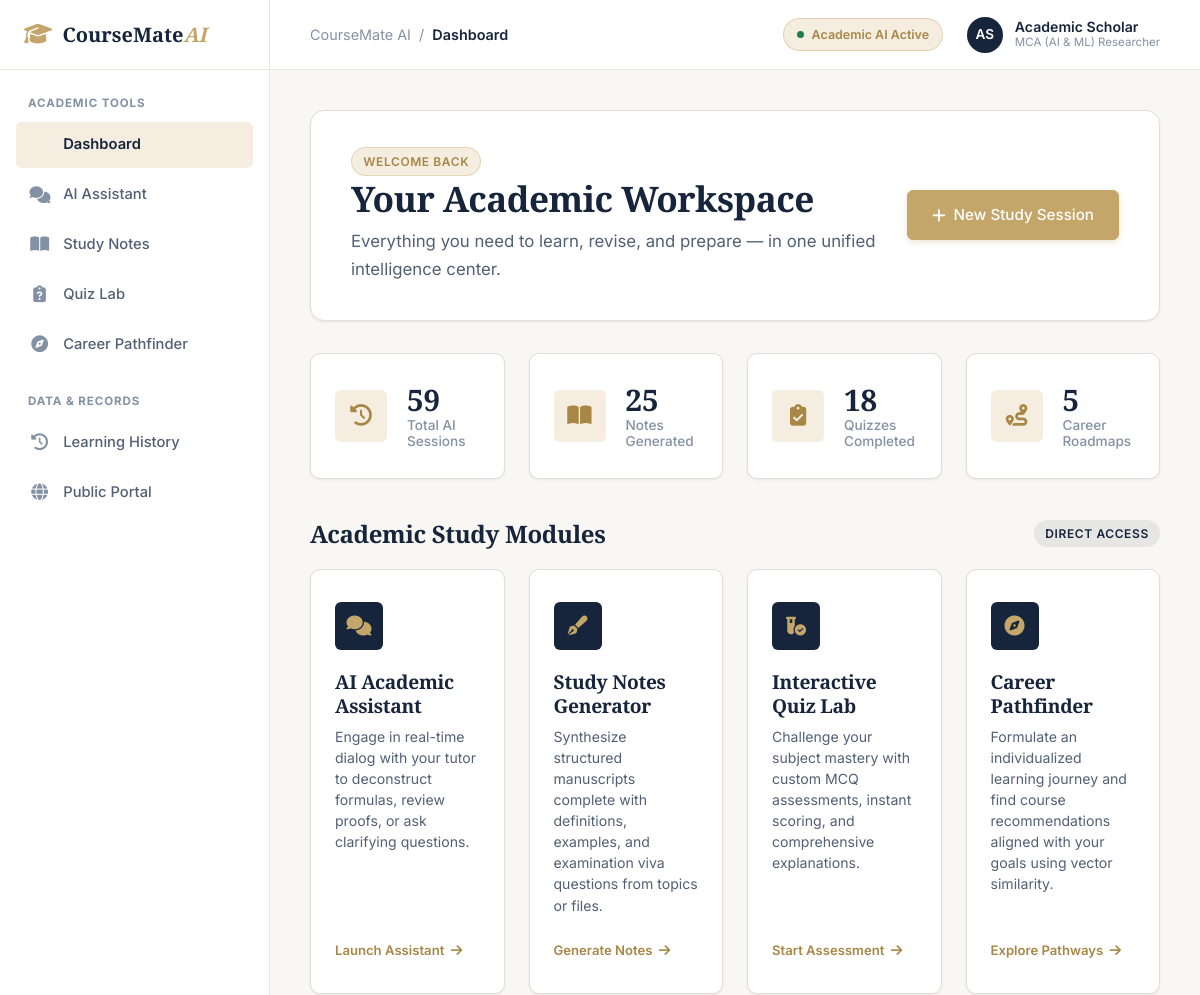
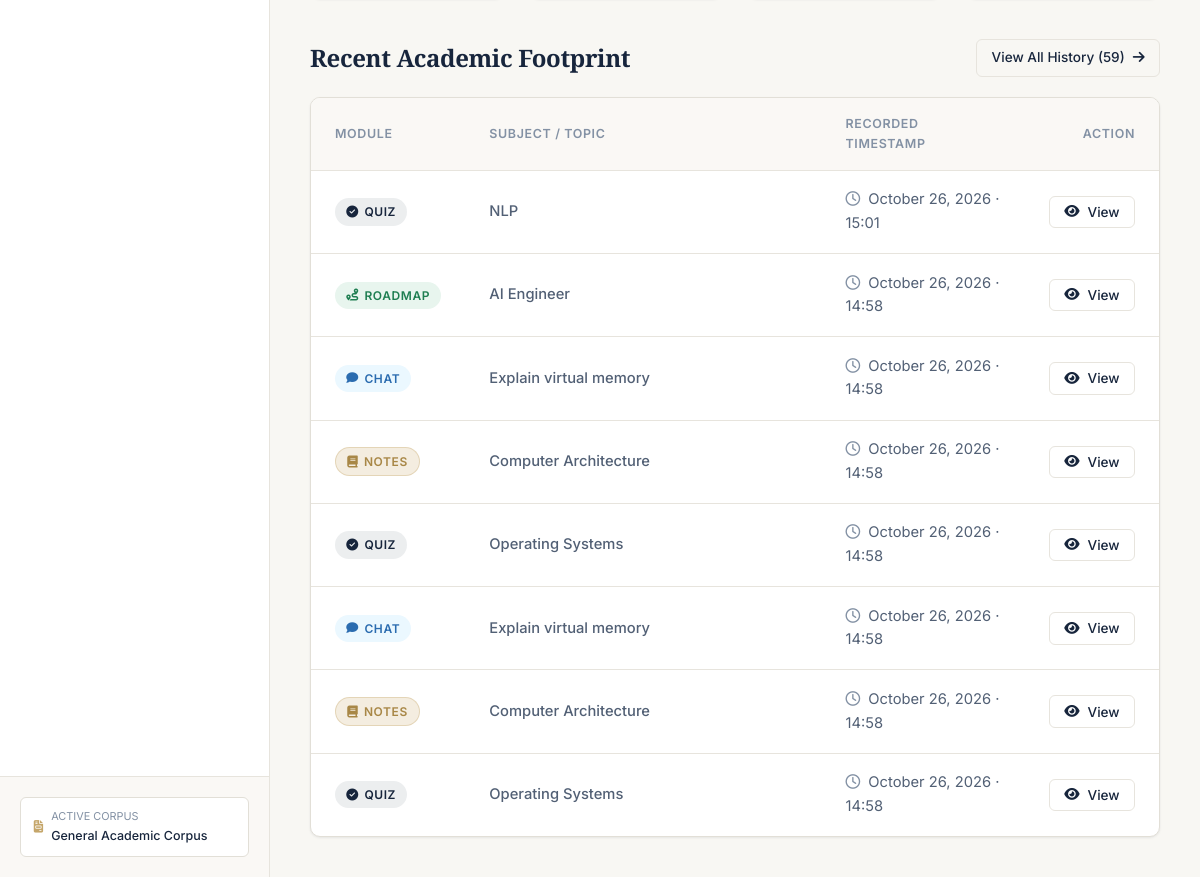
/dashboard, run on the app's committed database (2 pictures, top to bottom).
### app.py (models this page shows, shortened)
class History(db.Model):
    __tablename__ = 'history'
    id = db.Column(db.Integer, primary_key=True)
    type = db.Column(db.String(20), nullable=False)  # 'chat', 'notes', 'quiz', 'recommendation'
    topic = db.Column(db.String(250))
    content = db.Column(db.Text, nullable=False)    # Raw text or JSON structured string
    timestamp = db.Column(db.DateTime, default=datetime.utcnow)

### app.py (the view)
@app.route('/dashboard')
def dashboard():
    history_items = History.query.order_by(History.timestamp.desc()).all()
    user = {
        "username": "Academic Scholar",
        "role": "MCA (AI & ML) Researcher",
        "history": history_items
    }
    total_sessions = len(history_items)
    quiz_count = len([h for h in history_items if h.type == 'quiz'])
    notes_count = len([h for h in history_items if h.type == 'notes'])
    chat_count = len([h for h in history_items if h.type == 'chat'])
    rec_count = len([h for h in history_items if h.type == 'recommendation'])
    stats = {
        "total": total_sessions,
        "quizzes": quiz_count,
        "notes": notes_count,
        "chats": chat_count,
        "recommendations": rec_count,
        "has_document": bool(document_store["current_text"]),
        "document_name": document_store["filename"]
    }
    return render_template('dashboard.html', user=user, stats=stats)

### templates/dashboard.html (shortened to what this page needs)
{% extends "base.html" %}
{% block page_title %}Dashboard{% endblock %}
{% block content %}
<div class="workspace-welcome-banner">
    <div class="welcome-text">
        <span class="badge badge-gold mb-2">Welcome Back</span>
        <h1 class="editorial-heading">Your Academic Workspace</h1>
        <p>Everything you need to learn, revise, and prepare — in one unified intelligence center.</p>
    </div>
    <div>
        <a href="{{ url_for('notes') }}" class="btn btn-gold">
            <i class="fas fa-plus"></i> New Study Session
        </a>
    </div>
</div>
<div class="stats-grid">
    <div class="stat-card">
        <div class="stat-icon">
            <i class="fas fa-clock-rotate-left"></i>
        </div>
        <div class="stat-info">
            <div class="stat-value" id="stat-total-sessions">{{ stats.total }}</div>
            <div class="stat-label">Total AI Sessions</div>
        </div>
    </div>
    <div class="stat-card">
        <div class="stat-icon">
            <i class="fas fa-book-open"></i>
        </div>
        <div class="stat-info">
            <div class="stat-value" id="stat-notes-generated">{{ stats.notes }}</div>
            <div class="stat-label">Notes Generated</div>
        </div>
    </div>
    <div class="stat-card">
        <div class="stat-icon">
            <i class="fas fa-clipboard-check"></i>
        </div>
        <div class="stat-info">
            <div class="stat-value" id="stat-quizzes-taken">{{ stats.quizzes }}</div>
            <div class="stat-label">Quizzes Completed</div>
        </div>
    </div>
    <div class="stat-card">
        <div class="stat-icon">
            <i class="fas fa-route"></i>
        </div>
        <div class="stat-info">
            <div class="stat-value" id="stat-roadmaps-built">{{ stats.recommendations }}</div>
            <div class="stat-label">Career Roadmaps</div>
        </div>
    </div>
</div>
<div class="dashboard-section-header">
    <h2 class="editorial-heading">Academic Study Modules</h2>
    <span class="badge badge-navy">Direct Access</span>
</div>
<div class="modules-grid">
    <a href="{{ url_for('chat') }}" class="module-action-card">
        <div class="module-icon-wrap">
            <i class="fas fa-comments"></i>
        </div>
        <h3>AI Academic Assistant</h3>
        <p>Engage in real-time dialog with your tutor to deconstruct formulas, review proofs, or ask clarifying questions.</p>
        <div class="module-btn-text">
            Launch Assistant <i class="fas fa-arrow-right"></i>
        </div>
    </a>
    <a href="{{ url_for('notes') }}" class="module-action-card">
        <div class="module-icon-wrap">
            <i class="fas fa-pen-fancy"></i>
        </div>
        <h3>Study Notes Generator</h3>
        <p>Synthesize structured manuscripts complete with definitions, examples, and examination viva questions from topics or files.</p>
        <div class="module-btn-text">
            Generate Notes <i class="fas fa-arrow-right"></i>
        </div>
    </a>
    <a href="{{ url_for('quiz') }}" class="module-action-card">
        <div class="module-icon-wrap">
            <i class="fas fa-vial-circle-check"></i>
        </div>
        <h3>Interactive Quiz Lab</h3>
        <p>Challenge your subject mastery with custom MCQ assessments, instant scoring, and comprehensive explanations.</p>
        <div class="module-btn-text">
            Start Assessment <i class="fas fa-arrow-right"></i>
        </div>
    </a>
    <a href="{{ url_for('recommendations') }}" class="module-action-card">
        <div class="module-icon-wrap">
            <i class="fas fa-compass"></i>
        </div>
        <h3>Career Pathfinder</h3>
        <p>Formulate an individualized learning journey and find course recommendations aligned with your goals using vector similarity.</p>
        <div class="module-btn-text">
            Explore Pathways <i class="fas fa-arrow-right"></i>
        </div>
    </a>
</div>
<div class="dashboard-section-header">
    <h2 class="editorial-heading">Recent Academic Footprint</h2>
    <a href="{{ url_for('history_page') }}" class="btn btn-outline btn-sm">
        View All History ({{ stats.total }}) <i class="fas fa-arrow-right"></i>
    </a>
</div>
<div class="activity-card">
    {% if user.history and user.history|length > 0 %}
    <table class="activity-table">
        <thead>
            <tr>
                <th style="width: 15%;">Module</th>
                <th style="width: 45%;">Subject / Topic</th>
                <th style="width: 25%;">Recorded Timestamp</th>
                <th style="width: 15%; text-align: right;">Action</th>
            </tr>
        </thead>
        <tbody>
            {% for item in user.history[:8] %}
            <tr>
                <td>
                    {% if item.type == 'notes' %}
                    <span class="badge badge-gold"><i class="fas fa-book"></i> Notes</span>
                    {% elif item.type == 'quiz' %}
                    <span class="badge badge-navy"><i class="fas fa-check-circle"></i> Quiz</span>
                    {% elif item.type == 'chat' %}
                    <span class="badge" style="background-color: var(--info-soft); color: var(--info);"><i class="fas fa-comment"></i> Chat</span>
                    {% else %}
                    <span class="badge badge-success"><i class="fas fa-route"></i> Roadmap</span>
                    {% endif %}
                </td>
                <td class="activity-topic-cell">
                    {{ item.topic or 'Academic Inquiry' }}
                </td>
                <td>
                    <i class="far fa-clock" style="margin-right: 4px; color: var(--text-muted);"></i>
                    {{ item.timestamp.strftime('%B %d, %Y · %H:%M') if item.timestamp else 'Archived Session' }}
                </td>
                <td style="text-align: right;">
                    <button class="btn btn-outline btn-sm view-history-btn" data-id="{{ item.id }}" title="View saved academic record">
                        <i class="fas fa-eye"></i> View
                    </button>
                </td>
            </tr>
            {% endfor %}
        </tbody>
    </table>
    {% endif %}
</div>
{% endblock %}

### data on the page
History: type "quiz" (drawn), topic "NLP", timestamp "October 26, 2026 · 15:01"
History: type "recommendation" (drawn), topic "AI Engineer", timestamp "October 26, 2026 · 14:58"
History: type "chat" (drawn), topic "Explain virtual memory", timestamp "October 26, 2026 · 14:58"
History: type "notes" (drawn), topic "Computer Architecture", timestamp "October 26, 2026 · 14:58"
History: type "quiz" (drawn), topic "Operating Systems", timestamp "October 26, 2026 · 14:58"
History: type "chat" (drawn), topic "Explain virtual memory", timestamp "October 26, 2026 · 14:58"
History: type "notes" (drawn), topic "Computer Architecture", timestamp "October 26, 2026 · 14:58"
History: type "quiz" (drawn), topic "Operating Systems", timestamp "October 26, 2026 · 14:58"

### other printed values
{{ stats.total }} "59"
{{ stats.notes }} "25"
{{ stats.quizzes }} "18"
{{ stats.recommendations }} "5"
